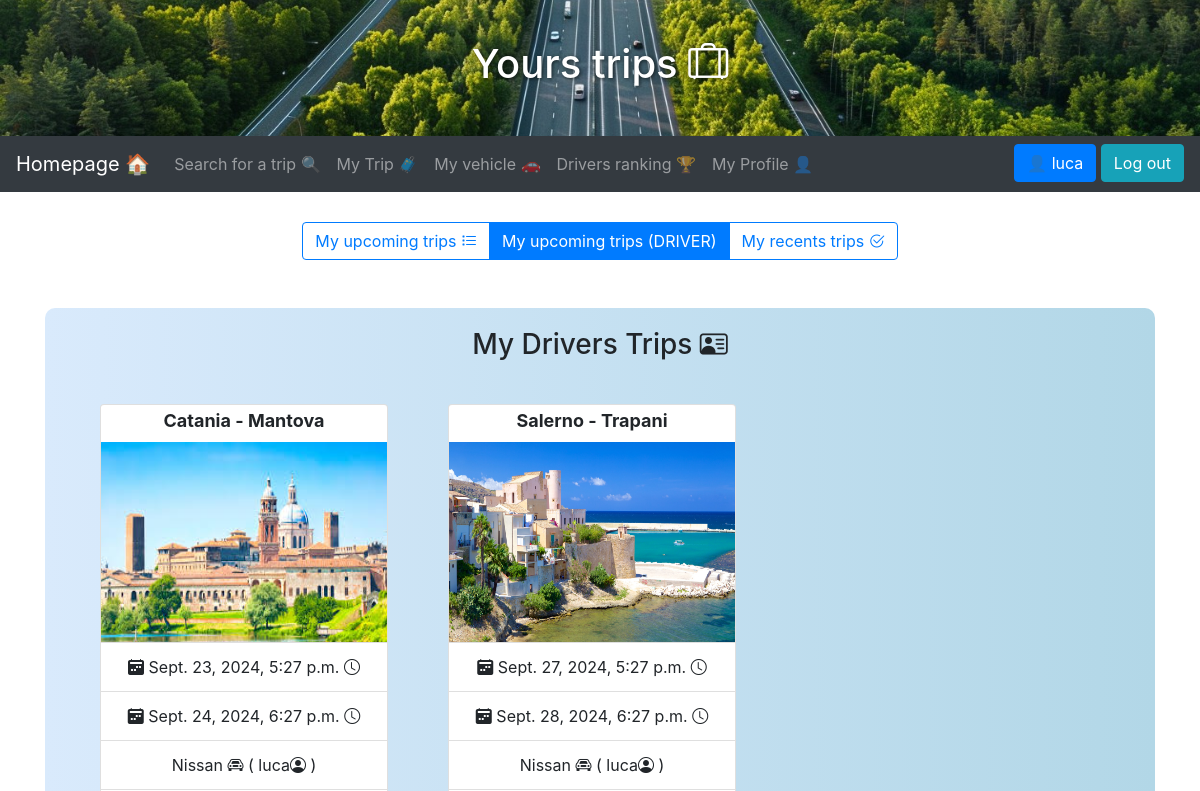
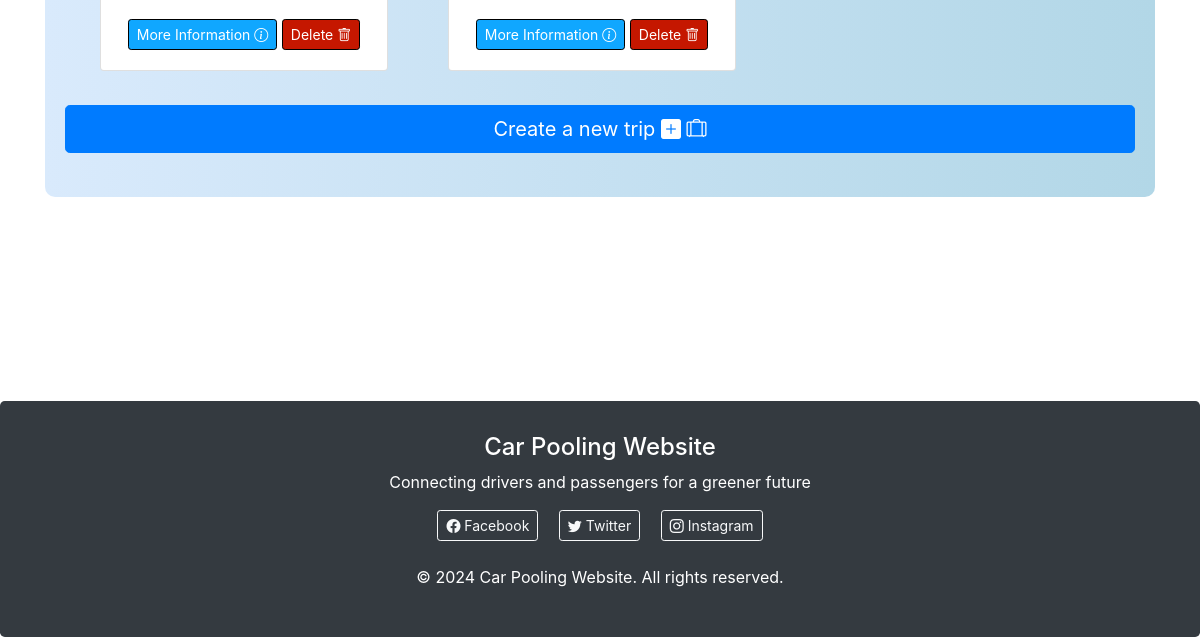
The page /gestione/trips/driver (signed in) on the database as committed earlier (2 pictures, top to bottom).
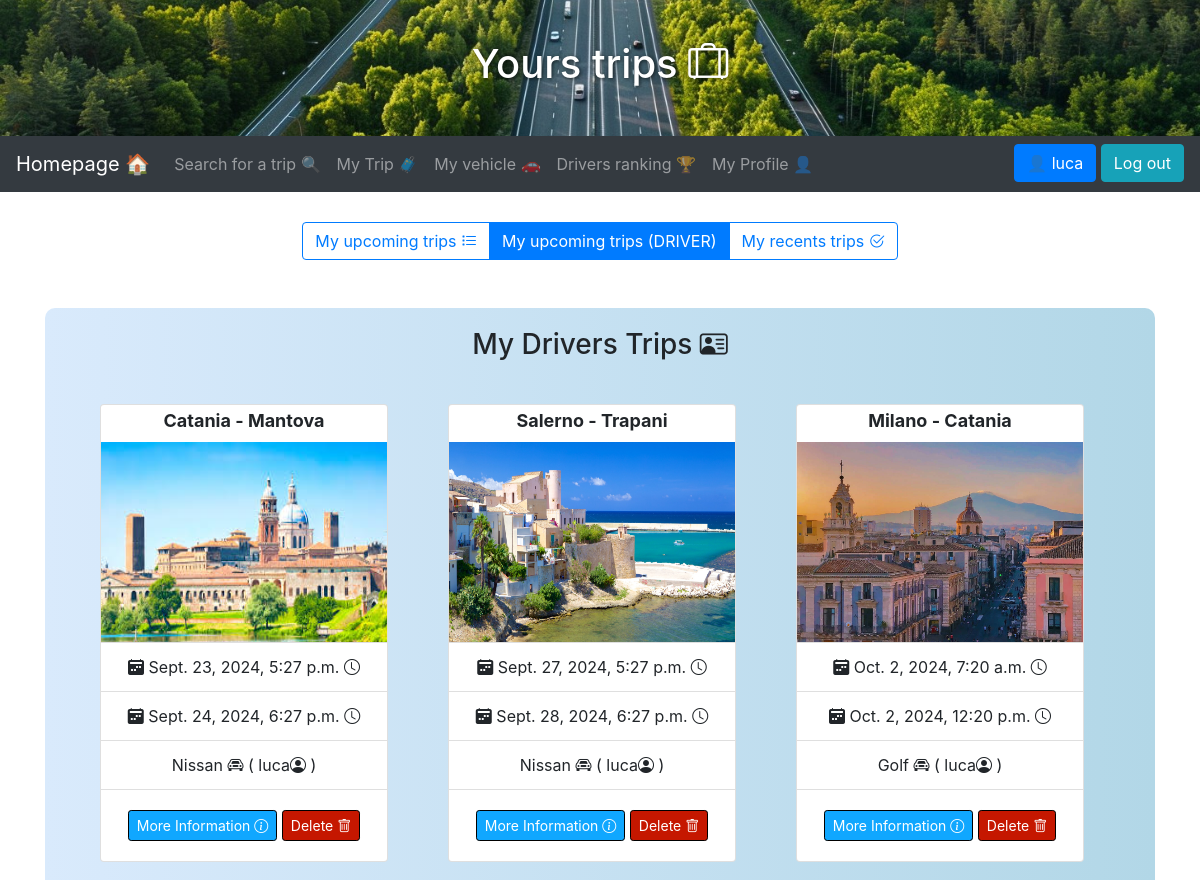
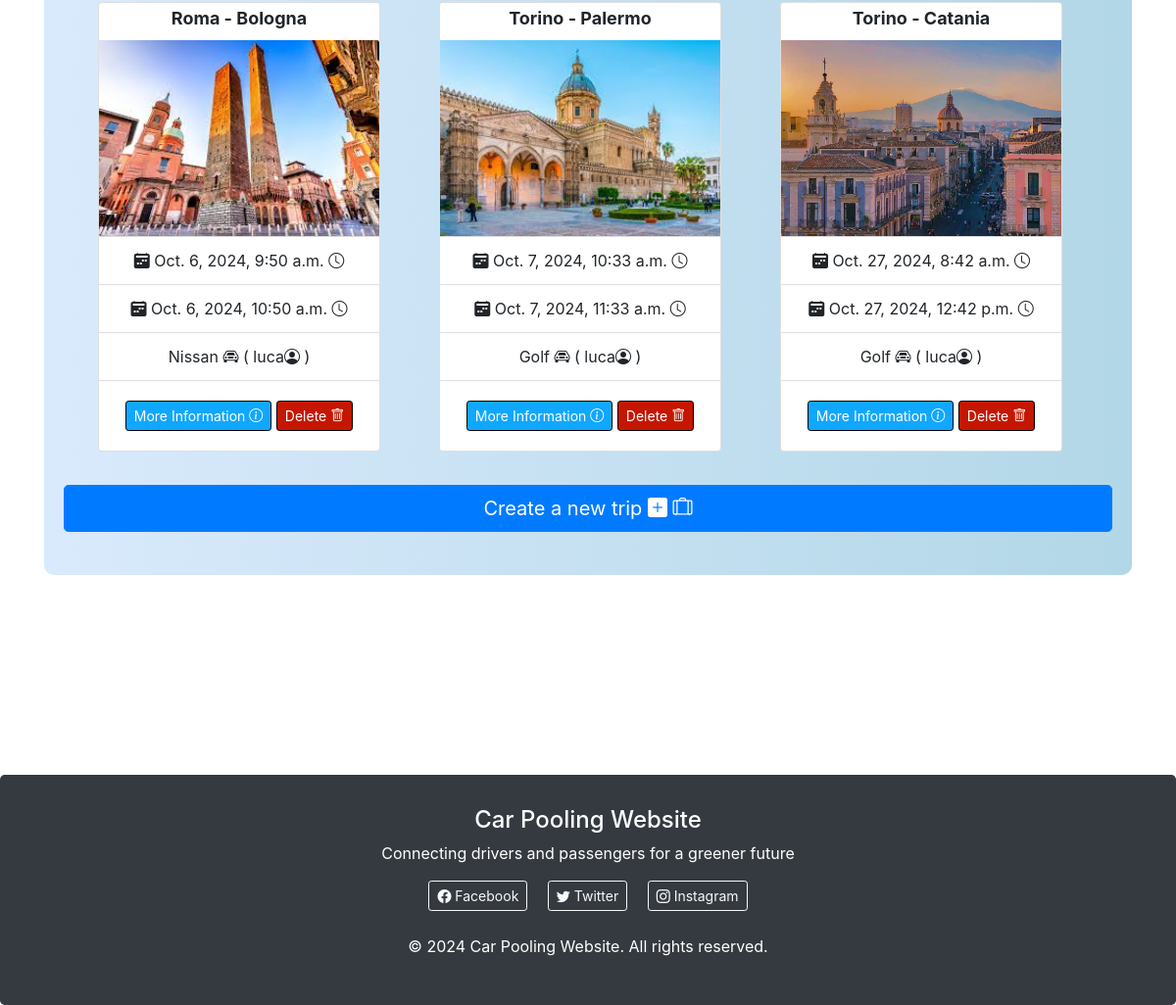
The same page on the database as committed later (2 pictures, top to bottom).
### gestione/models.py (models this page shows, shortened)
class Ride(models.Model):
    car = models.ForeignKey(Car , on_delete=models.SET_NULL , default = None ,null=True , related_name="my_rides")
    user = models.ForeignKey(User, on_delete=models.PROTECT,blank=True,null=True,default=None, related_name="my_rides")
    departure_location = models.CharField(max_length=30 , null  = False , default = "NO_LOCATION_D")
    departure_state = models.CharField(max_length=30 , null  = False , default = "NO_STATE_D")
    departure_address = models.CharField(max_length=30 , null  = False , default = "NO_ADDRESS_D")
    arrival_location = models.CharField(max_length=30 , null = False , default = "NO_LOCATION_A")
    arrival_state = models.CharField(max_length=30 , null  = False , default = "NO_STATE_A")
    arrival_address = models.CharField(max_length=30 , null  = False , default = "NO_ADDRESS_A")
    departure_time = models.DateTimeField(null=False , default=timezone.make_aware(timezone.datetime(1970, 1, 1, 0, 0, 0)))
    arrival_time = models.DateTimeField(null=False , default=timezone.make_aware(timezone.datetime(1970, 1, 1, 0, 0, 0)))
    open_registration_time = models.DateTimeField(null = False , default=timezone.make_aware(timezone.datetime(1970, 1, 1, 0, 0, 0)))
    close_registration_time = models.DateTimeField(null = False , default=timezone.make_aware(timezone.datetime(1970, 1, 1, 0, 0, 0)))
    max_passenger = models.IntegerField(default=0 , null = False )
    image = models.ImageField(upload_to='ride_images/', null=True, blank=True)
    def is_running(self):
        current_time = timezone.now()
        if(current_time >= self.departure_time and current_time <= self.arrival_time):
            return True
        else:
            return False
    def is_future_planned(self):
        current_time = timezone.now()
        if(current_time < self.open_registration_time):
            return True
        else:
            return False

class Car(models.Model):
    user = models.ForeignKey(User, on_delete=models.SET_NULL,blank=True,null=True , related_name="my_cars")
    model = models.CharField(max_length=50)
    license_plate = models.CharField(max_length=15)
    km = models.IntegerField(default=0)
    last_inspection_date = models.DateField(default=None , null = True , blank=True)
    image = models.ImageField(upload_to='car_images/', null=True, blank=True)
    class Meta:
        verbose_name_plural = "Cars"

### gestione/views.py (the view, shortened to what this page needs)
# urls.py: path("trips/<str>", TripsListView.as_view(), name="trips"),
class TripsListView(GroupRequiredMixin , ListView):
    group_required = ["Passenger" , "Driver"]
    model = Ride
    template_name = "trips_passenger.html"
    def get_template_names(self):
        trip_type = self.kwargs.get('str')
        if trip_type == 'driver':
            return ["trips_driver.html"]
        elif trip_type == 'passenger':
            return ["trips_passenger.html"]
        elif trip_type == 'old':
            return ["trips_old.html"]
        else:
            return ["home.html"]
    def get_queryset(self):
        trip_type = self.kwargs.get('str')
        limit = 9
        if trip_type == 'driver':
            current_time = timezone.now()
            rides = Ride.objects.filter(  arrival_time__gte=current_time )
            return rides.filter(user=self.request.user).order_by('departure_time')[:limit]
        elif trip_type == 'passenger':
            return Passenger.objects.filter(user=self.request.user , ride__arrival_time__gt=timezone.now()).order_by('ride__departure_time')[:limit]
        else:
            return None

### gestione/templates/trips_driver.html
{% extends 'base_trips.html' %}
{% load static %}
{% block rides-card %}
  {% if "Driver" in user.groups.all.0.name or  "Driver" in user.groups.all.1.name or user.is_staff %}
    <h3> My Drivers Trips <i class="bi bi-person-vcard"></i> </h3>
    {% if object_list.count == 0 and user.my_cars.count != 0 %}
      <br>
      <div class="alert alert-primary" style="background-color: #731cfd;color: white;" role="alert">
        There are not planned ride, create one with the button <i class="bi bi-arrow-down"></i> </a>
      </div>
    {% else %}
    <br>
    <div class="container text-center">
      <div class="row justify-content-start">
        {% for trip in object_list %}
        <div class="col-auto card-container">
          <div class="card" style="width: 18rem;">
            {% if trip.is_running %}
              <h4>
                <span class="badge rounded-pill text-bg-info">
                  {{trip.departure_location}} - {{trip.arrival_location}} (<i class="bi bi-car-front is_running" data-toggle="tooltip" data-placement="top" title="You are travelling now..."></i>)
                </span>
            </h4>
            {% elif trip.is_future_planned %}
              <h4>
                <span class="badge rounded-pill text-bg-info"> {{trip.departure_location}} - {{trip.arrival_location}}
                (<i class="bi bi-stopwatch is_running" data-toggle="tooltip" data-placement="top" title="Will be online on {{trip.open_registration_time}}"></i>)
                </span>
            </h4>
            {% else %}
                <h4> <span class="badge rounded-pill text-bg-info"> {{trip.departure_location}} - {{trip.arrival_location}} </span> </h4>
            {% endif %}
            {% if trip.image %}
              <img src="{{ trip.image.url }}" height="200px" alt="city_img">
            {% else %}
                <img src="{% static '/img/no_img.jpg' %}" height="200px" alt="default_city_img">
            {% endif %}
            <ul class="list-group list-group-flush">
              <li class="list-group-item"> <i class="bi bi-calendar2-week-fill"></i> {{trip.departure_time}} </i>  <i class="bi bi-clock"></i>  </li>
              <li class="list-group-item"> <i class="bi bi-calendar2-week-fill"></i> {{trip.arrival_time}}   </i>  <i class="bi bi-clock"></i>  </li>
              <li class="list-group-item"> {{ trip.car.model }} <i class="bi bi-car-front"></i> ( {{trip.user.username}}<i class="bi bi-person-circle"></i> )  </li>
            </ul>
            <div class="card-body">
              <a href="{% url 'ridedetail' pk=trip.id %}" style = "background-color: rgb(16, 167, 255); border-color: black ;" class="btn btn-primary btn-sm"> More Information <i class="bi bi-info-circle"></i> </a>
              <a href="{% url 'ridedelete' pk=trip.id %}" style = "background-color: rgb(197, 23, 0); border-color: black ;" class="btn btn-primary btn-sm"> Delete <i class="bi bi-trash"></i> </a>
            </div>
          </div>
        </div>
        {%endfor%}
      </div>
    </div>
    {%endif %}
    {% if user.my_cars.count == 0 %}
      <div class="alert alert-primary" style="background-color: #731cfd;color: white;" role="alert">
        You have not car. In order to create a new trip you need one <i class="bi bi-arrow-right-short"></i> <a href="{% url 'garage' %}" class="alert-link"> Go to garage <i class="bi bi-car-front-fill"></i></a></a>
      </div>
    {% else %}
      <br>
      <a href="{% url 'createtrip' %}" class="btn btn-primary btn-lg btn-block"> Create a new trip  <i class="bi bi-plus-square-fill"></i> <i class="bi bi-suitcase-lg"></i> </a>
    {% endif %}
    <br>
  {% else %}
  <div class="alert alert-danger" role="alert">
    You are not a driver! <i class="bi bi-ban"></i>
  </div>
  {% endif %}
{% endblock %}

Rows that differ between the two databases and show on the page:
added Ride: departure_location "Milano", arrival_location "Catania", image (picture), departure_time "Oct. 2, 2024, 7:20 a.m.", arrival_time "Oct. 2, 2024, 12:20 p.m.", car.model "Golf", user.username "luca"
added Ride: departure_location "Roma", arrival_location "Bologna", image (picture), departure_time "Oct. 6, 2024, 9:50 a.m.", arrival_time "Oct. 6, 2024, 10:50 a.m.", car.model "Nissan", user.username "luca"
added Ride: departure_location "Torino", arrival_location "Palermo", image (picture), departure_time "Oct. 7, 2024, 10:33 a.m.", arrival_time "Oct. 7, 2024, 11:33 a.m.", car.model "Golf", user.username "luca"
added Ride: departure_location "Torino", arrival_location "Catania", image (picture), departure_time "Oct. 27, 2024, 8:42 a.m.", arrival_time "Oct. 27, 2024, 12:42 p.m.", car.model "Golf", user.username "luca"
